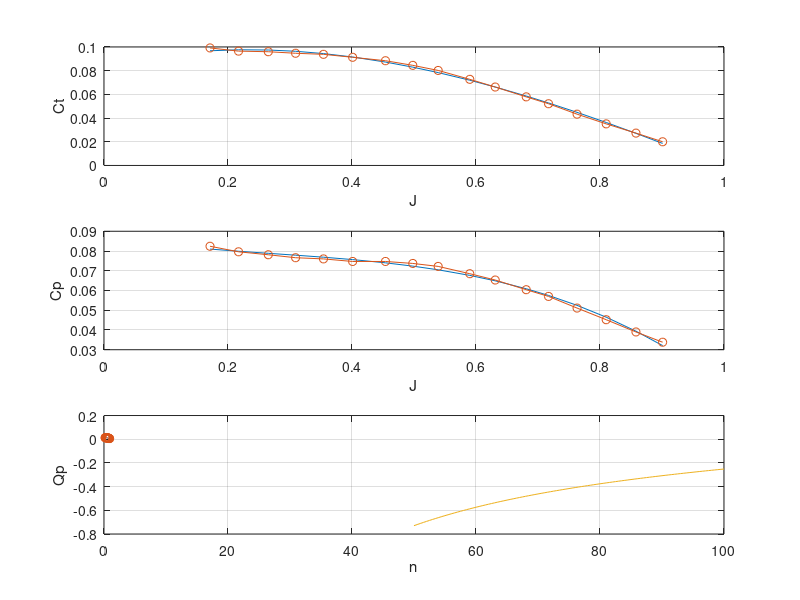

Write the MATLAB code that produced this figure.
%tentativa de polyfit para Ct de uma helice

clear
clc

%% Dados

%Diametro em metros
D = 0.19812;
%Passo em metros
Pa = 0.1778;

Ct = [0.0992 0.0965	0.096 0.0947 0.0938	0.0913 0.0884 0.0845 0.0802	0.0727 0.0662 0.0579 0.0521	0.0433 0.0351 0.0273 0.02];
Cp = [0.0824 0.0796	0.0781 0.0766 0.076	0.0747 0.0747 0.0737 0.0722	0.0685 0.0653 0.0604 0.057 0.0511 0.0452 0.039 0.0338];
Cq = Cp./(2*pi);
J = [0.171 0.217 0.265 0.309 0.354 0.401 0.454 0.498 0.539 0.59 0.631 0.681	0.717 0.763	0.81 0.858 0.901];
eta = [0.206 0.263 0.326 0.381 0.437 0.491 0.537 0.571 0.599 0.626 0.639 0.652 0.655 0.647 0.631 0.602 0.535];

%% dados ajustados a polinomios

pCt = polyfit(J,Ct,3);
pCp = polyfit(J,Cp,3);
pCq = pCp/(2*pi);

YCt = polyval(pCt,J);
YCp = polyval(pCp,J);
YCq = YCp./(2*pi);

%%  Qp x n

ro = 1.2928;
n = 50:0.5:100;
V = 35;
Qp = ro.*n.^2.*D.^5.*polyval(pCq,(V./(n.*D)));

%% save

save('Helice1.mat','D','ro','pCt','pCq')

%% plot dos valores

subplot(3,1,1)
plot(J,YCt)
hold on
plot(J,Ct,'-o')
grid on
xlabel J
ylabel Ct

subplot(3,1,2)
plot(J,YCp)
hold on
plot(J,Cp,'-o')
grid on
xlabel J
ylabel Cp

subplot(3,1,3)
plot(J,YCq)
hold on
plot(J,Cq,'-o')
grid on
xlabel J
ylabel Cq

%% Grafico Qp x n

plot(n,Qp)
grid on
xlabel n
ylabel Qp 
